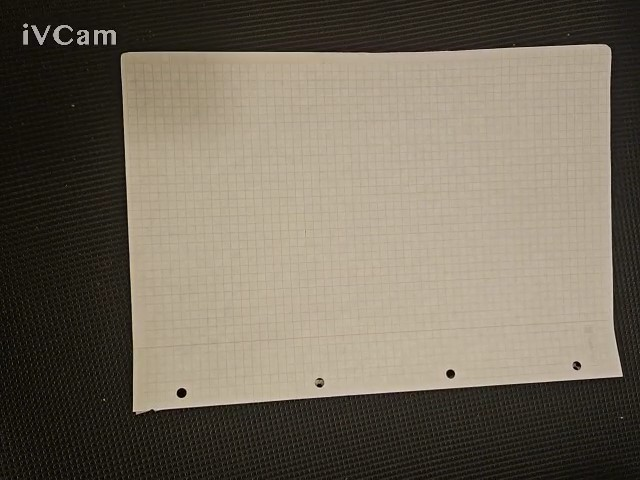
#> input picture assignment 4/20241128202352.jpg, 640 x 480 px, given in place of the camera
$ python rectification.py
#> lines starting #> are read from the running program, lines starting #| are printed output that depends on the picture; after the words box and inside, x2 and y2 are one past the last pixel; in counts of white or black regions, pixels touching at a corner belong together
### assignment 4/fps.py
import cv2

def calculate_fps(prev_frame_time, current_frame_time):
    frame_time = current_frame_time - prev_frame_time
    fps = 1 / frame_time
    print(f"fps: {fps:.3f} seconds")
    return fps


def write_to_frame(frame, fps):
     #print to frames window converted to string format
    cv2.putText(frame, 'FPS: ' + str(int(fps)), (300, 25), cv2.FONT_HERSHEY_SIMPLEX, 0.65, (0, 0, 255), 2, cv2.LINE_AA)

### assignment 4/canny.py
import numpy as np
import cv2

def canny_edge_detection(frame, threshold1, threshold2, apertureSize):
     edges = cv2.Canny(frame, threshold1, threshold2, apertureSize=apertureSize)
     return edges

### assignment 4/Hough.py
import cv2
import numpy as np

def get_Hough_lines(edges, rho, theta, threshold):
    lines = cv2.HoughLines(edges, rho, theta, threshold)
    return lines

#draw four most prominent hough lines
# [23 lines left out: function draw_hough_lines, not called in this run]

### assignment 4/intersections.py
import numpy as np

def compute_intersections(lines):
    intersections = []
    for i in range(len(lines)):
        for j in range(i + 1, len(lines)):
            rho1, theta1 = lines[i][0]
            rho2, theta2 = lines[j][0]
            A = np.array([[np.cos(theta1), np.sin(theta1)], [np.cos(theta2), np.sin(theta2)]])
            b = np.array([[rho1], [rho2]])
            if np.linalg.det(A) != 0:
                x, y = np.linalg.solve(A, b)
                intersections.append((int(x[0]), int(y[0])))
    return intersections

### assignment 4/rectification.py
import cv2
import numpy as np
import time

from fps import calculate_fps, write_to_frame
from canny import canny_edge_detection
from Hough import get_Hough_lines, draw_hough_lines
from intersections import compute_intersections

def rectify_image(frame, intersections, width_scale, height_scale):

    #compute rectification only if there are 4 intersections
    if len(intersections) >= 4:

        #sort the intersections ie corners
        intersections = sorted(intersections, key=lambda x: x[0] + x[1])
        top_left, top_right, bottom_right, bottom_left = intersections[:4]

        print("corners: ", top_left, top_right, bottom_right, bottom_left)

        #add the corner points to an array
        top_left = np.array(top_left)
        top_right = np.array(top_right)
        bottom_right = np.array(bottom_right)
        bottom_left = np.array(bottom_left)


        #specify the corners of the source image
        pts1 = np.float32([top_left, top_right, bottom_right, bottom_left])
        #print the corners of the source image

        width = max(np.linalg.norm(top_right - top_left), np.linalg.norm(bottom_right - bottom_left)) * width_scale
        height = max(np.linalg.norm(top_left - bottom_left), np.linalg.norm(top_right - bottom_right)) * height_scale

        #specify the corners of the destination image
        pts2 = np.float32([[0, 0], [width, 0], [width, height], [0, height]])

        #compute the transformation matrix
        matrix, _ = cv2.findHomography(pts1, pts2)


        #apply the transformation
        result = cv2.warpPerspective(frame, matrix, (int(width), int(height)))

        return result
    return frame

cap = cv2.VideoCapture(1)

prev_frame_time = 0
current_frame_time = 0

#precess every 2nd frame to prevent cpu crash
frame_count = 0
process_every_nth_frame = 3

while True:
    #read frames from video
    ret, frame = cap.read()
#> frame is the input picture: shape (480, 640, 3); mean B, G, R 91.6, 106.1, 114.7

    #compute fps
    current_frame_time = time.time()
    fps = calculate_fps(prev_frame_time, current_frame_time)
    prev_frame_time = current_frame_time
    write_to_frame(frame, fps)
#> in write_to_frame, `cv2.putText(frame, 'FPS: ' + str(int(fps)), (300, 25), cv2.FONT_HERSHE..`:
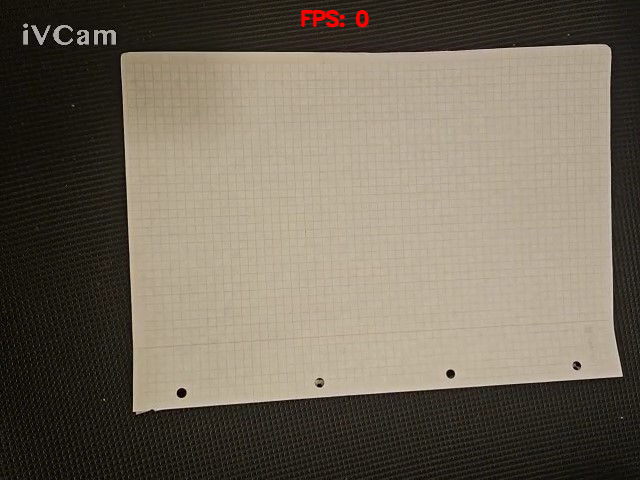
#> frame: shape (480, 640, 3); 0.26% of pixels changed, all inside (x1, y1, x2, y2) = (300, 9, 370, 28)

    #precess every 2nd frame to prevent cpu crashing
    if frame_count % process_every_nth_frame == 0:

        #work on binary images for edge detection and hough transform
        gray = cv2.cvtColor(frame, cv2.COLOR_BGR2GRAY)
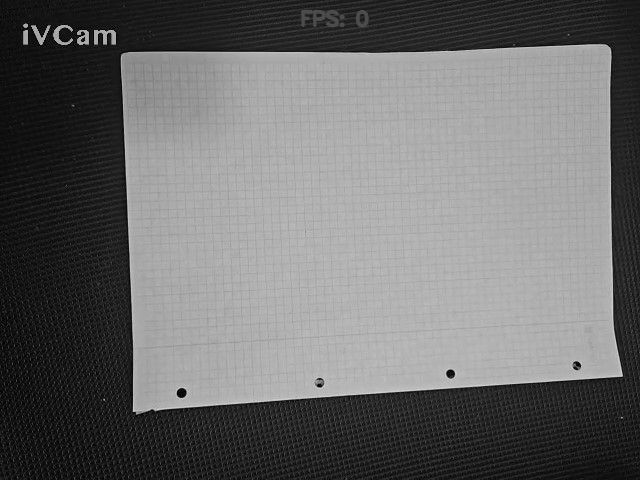
#> gray: shape (480, 640); min 1, max 218, mean 107.1

        #apply canny edge detection
        edges = canny_edge_detection(gray, 100, 200, apertureSize=3)
#> in canny_edge_detection, `edges = cv2.Canny(frame, threshold1, threshold2, apertureSize=aperture..`:
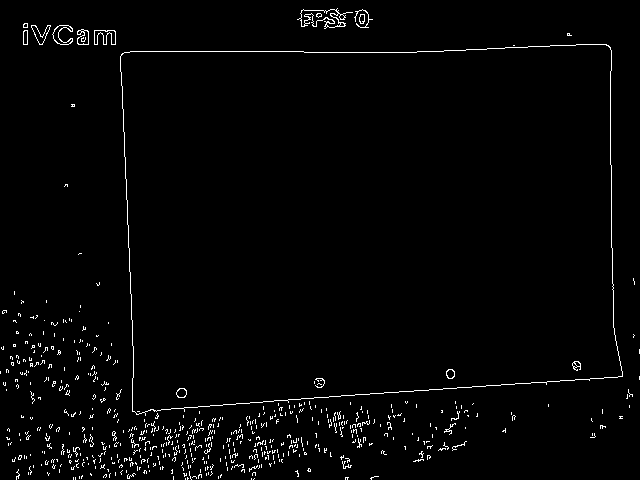
#> edges: shape (480, 640); 2% white in thin lines or dots

        #apply hough transform to get hough lines
        lines = get_Hough_lines(edges, 1, np.pi / 180, 130)
#> in get_Hough_lines, `lines = cv2.HoughLines(edges, rho, theta, threshold)`: lines = [[419, 1.5], [51, 1.57], [-120, 3.11], [-607, 3.12], [65, 1.54]]

        #extract and draw top 4 prominent hough lines
        if lines is not None:

            #sort the lines after prominence
            lines = sorted(lines, key=lambda x: abs(x[0][0]), reverse=True)
#> lines = [[[-607, 3.12]], [[419, 1.5]], [[-120, 3.11]], [[65, 1.54]], [[51, 1.57]]]

            #extract the top 4 most poriment lines
            most_4_lines = lines[:4]
#> most_4_lines = [[[-607, 3.12]], [[419, 1.5]], [[-120, 3.11]], [[65, 1.54]]]

            #draw the lines
            for line in most_4_lines:
                rho, theta = line[0]
                a = np.cos(theta)
                b = np.sin(theta)
                x0 = a * rho
                y0 = b * rho
                x1 = int(x0 + 1000 * (-b))
                y1 = int(y0 + 1000 * (a))
                x2 = int(x0 - 1000 * (-b))
                y2 = int(y0 - 1000 * (a))

                cv2.line(frame, (x1, y1), (x2, y2), (0, 0, 255), 2)
#> this loop made 4 passes
#> (rho, theta, a, b, x0, y0, x1, y1) on passes 1 to 4: (-607, 3.12, -1, 0.0175, 606.9, -10.59, 589, -1010), (419, 1.5, 0.0698, 0.998, 29.23, 418, -968, 487), (-120, 3.11, -0.999, 0.0349, 119.9, -4.19, 85, -1003), (65, 1.54, 0.0349, 0.999, 2.27, 64.96, -997, 99)
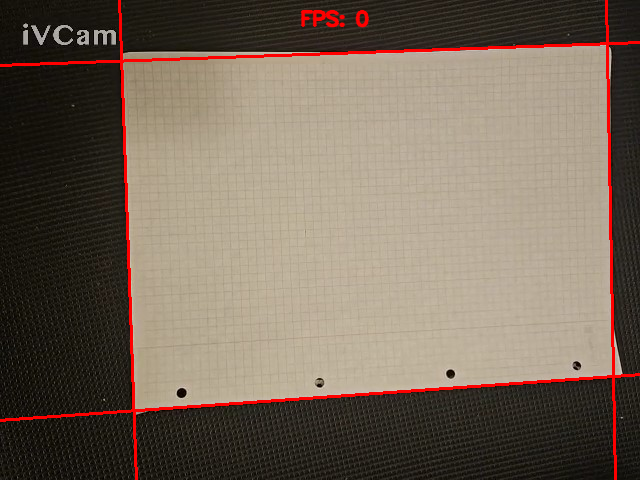
#> frame: shape (480, 640, 3); mean B, G, R 89.7, 103.9, 118.4

            #compute intersections
            intersections = compute_intersections(most_4_lines)
#> the loop in compute_intersections, `for i in range(len(lines)):` made 4 passes
#> after the loop in compute_intersections, `for i in range(len(lines)):`: intersections = [(613, 377), (1093, 27884), (607, 43), (134, 410), (10140, -289), (122, 60)]

            #rectify image
            rectified_image = rectify_image(frame.copy(), intersections, 0.5, 0.5)
#> in rectify_image, `intersections = sorted(intersections, key=lambda x: x[0] + x[1])`: intersections = [(122, 60), (134, 410), (607, 43), (613, 377), (10140, -289), (1093, 27884)]
#> in rectify_image, `top_left, top_right, bottom_right, bottom_left = intersections[:4]`: top_left = (122, 60); top_right = (134, 410); bottom_right = (607, 43); bottom_left = (613, 377)
#| corners:  (122, 60) (134, 410) (607, 43) (613, 377)
#> in rectify_image, `top_left = np.array(top_left)`: top_left = [122, 60]
#> in rectify_image, `top_right = np.array(top_right)`: top_right = [134, 410]
#> in rectify_image, `bottom_right = np.array(bottom_right)`: bottom_right = [607, 43]
#> in rectify_image, `bottom_left = np.array(bottom_left)`: bottom_left = [613, 377]
#> in rectify_image, `pts1 = np.float32([top_left, top_right, bottom_right, bottom_left])`: pts1 = [[122, 60], [134, 410], [607, 43], [613, 377]]
#> in rectify_image, `width = max(np.linalg.norm(top_right - top_left), np.linalg.norm(botto..`: width = 175.1
#> in rectify_image, `height = max(np.linalg.norm(top_left - bottom_left), np.linalg.norm(to..`: height = 299.3
#> in rectify_image, `pts2 = np.float32([[0, 0], [width, 0], [width, height], [0, height]])`: pts2 = [[0, 0], [175.1, 0], [175.1, 299.3], [0, 299.3]]
#> in rectify_image, `matrix, _ = cv2.findHomography(pts1, pts2)`: matrix = [[-0.22, 0.341, 6.39], [-0.396, 0.0136, 47.47], [-0.00271, 7.03e-05, 1]]
#> in rectify_image, `result = cv2.warpPerspective(frame, matrix, (int(width), int(height)))`:
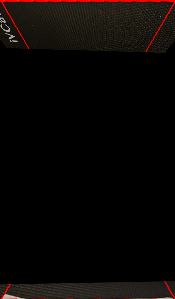
#> result: shape (299, 175, 3); mean of channels 0, 1, 2 4.9, 6.3, 9.5; drawn as B, G, R

            #display rectified image
            cv2.imshow('Rectified Image', rectified_image)

        cv2.imshow('Edges', edges)
    cv2.imshow('Edges and Lines', frame)

    #increment frame count
    frame_count += 1

    if cv2.waitKey(1) & 0xFF == ord('q'):
#> (key q is pressed here)
        break

cap.release()
cv2.destroyAllWindows()

$ run again, on assignment 4/20241128202406.jpg
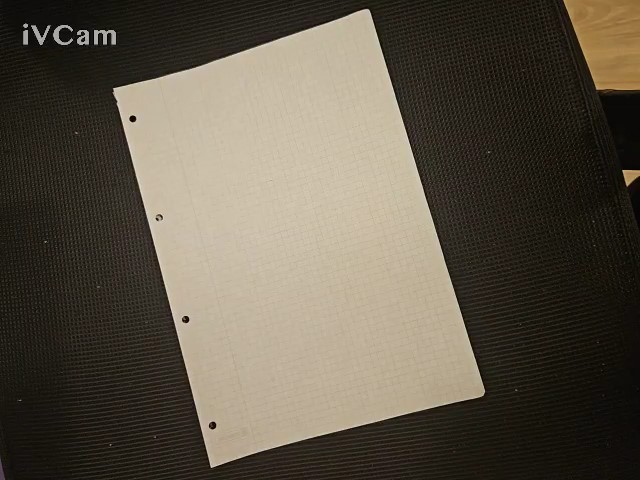
#> input picture assignment 4/20241128202406.jpg, 640 x 480 px, given in place of the camera
#> frame is the input picture: shape (480, 640, 3); mean B, G, R 72, 85.7, 93.6
#> in canny_edge_detection, `edges = cv2.Canny(frame, threshold1, threshold2, apertureSize=aperture..`:
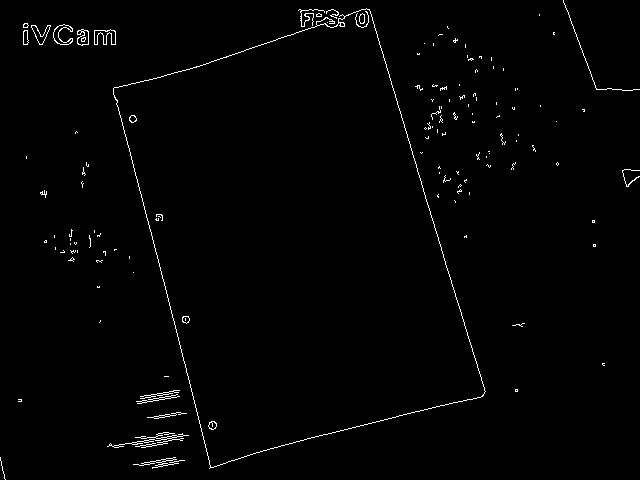
#> edges: shape (480, 640); 1.2% white in thin lines or dots
#> in get_Hough_lines, `lines = cv2.HoughLines(edges, rho, theta, threshold)`: lines = [[-349, 2.84], [-91, 2.9], [500, 1.33], [127, 1.24], [-85, 2.88]]
#> `lines = sorted(lines, key=lambda x: abs(x[0][0]), reverse=True)`: lines = [[[500, 1.33]], [[-349, 2.84]], [[127, 1.24]], [[-91, 2.9]], [[-85, 2.88]]]
#> most_4_lines = [[[500, 1.33]], [[-349, 2.84]], [[127, 1.24]], [[-91, 2.9]]]
#> the loop `for line in most_4_lines:` made 4 passes
#> (rho, theta, a, b, x0, y0, x1, y1) on passes 1 to 4: (500, 1.33, 0.242, 0.97, 121, 485.1, -849, 727), (-349, 2.84, -0.956, 0.292, 333.8, -102, 41, -1058), (127, 1.24, 0.326, 0.946, 41.35, 120.1, -904, 445), (-91, 2.9, -0.97, 0.242, 88.3, -22.01, -153, -992)
#> the loop in compute_intersections, `for i in range(len(lines)):` made 4 passes
#> after the loop in compute_intersections, `for i in range(len(lines)):`: intersections = [(485, 394), (-4010, 1515), (209, 463), (367, 7), (-1104, -4807), (117, 93)]
#> in rectify_image, `intersections = sorted(intersections, key=lambda x: x[0] + x[1])`: intersections = [(-1104, -4807), (-4010, 1515), (117, 93), (367, 7), (209, 463), (485, 394)]
#> in rectify_image, `top_left, top_right, bottom_right, bottom_left = intersections[:4]`: top_left = (-1104, -4807); top_right = (-4010, 1515); bottom_right = (117, 93); bottom_left = (367, 7)
#| corners:  (-1104, -4807) (-4010, 1515) (117, 93) (367, 7)
#> in rectify_image, `top_left = np.array(top_left)`: top_left = [-1104, -4807]
#> in rectify_image, `top_right = np.array(top_right)`: top_right = [-4010, 1515]
#> in rectify_image, `bottom_right = np.array(bottom_right)`: bottom_right = [117, 93]
#> in rectify_image, `bottom_left = np.array(bottom_left)`: bottom_left = [367, 7]
#> pts1 = [[-1104, -4807], [-4010, 1515], [117, 93], [367, 7]]
#> width = 3479
#> height = 2516.9
#> pts2 = [[0, 0], [3479, 0], [3479, 2516.9], [0, 2516.9]]
#> matrix = [[0.0125, -0.00382, -4.56], [-0.000719, -0.00033, -2.38], [-0.00258, -0.00751, 1]]
#> in rectify_image, `result = cv2.warpPerspective(frame, matrix, (int(width), int(height)))`:
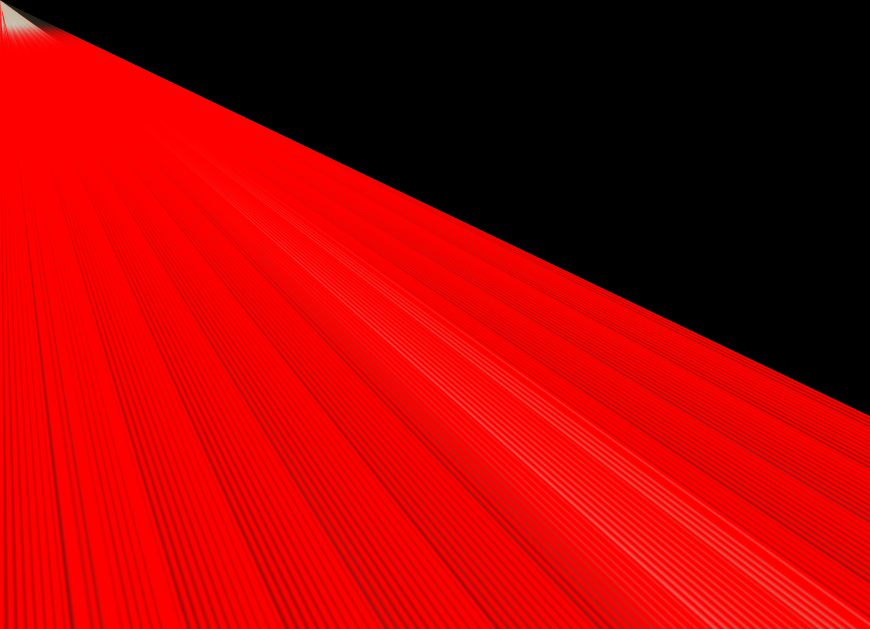
#> result: shape (2516, 3478, 3) (shown at 1/4 size); mean of channels 0, 1, 2 2.8, 3.4, 161.4; drawn as B, G, R

$ run again, on assignment 4/20241128204535.jpg
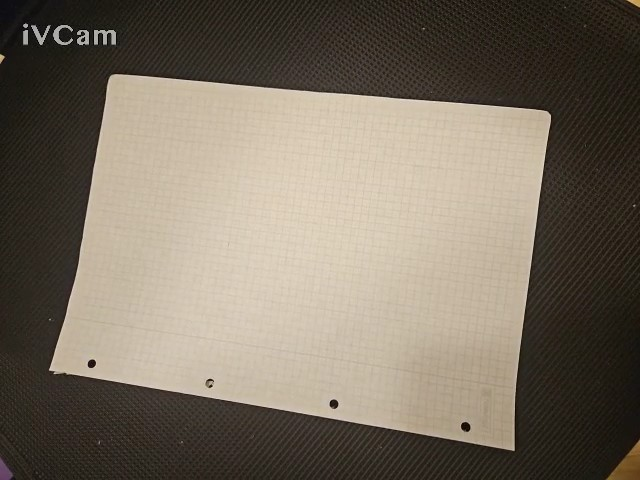
#> input picture assignment 4/20241128204535.jpg, 640 x 480 px, given in place of the camera
#> frame is the input picture: shape (480, 640, 3); mean B, G, R 96.5, 110.4, 120.3
#> in canny_edge_detection, `edges = cv2.Canny(frame, threshold1, threshold2, apertureSize=aperture..`:
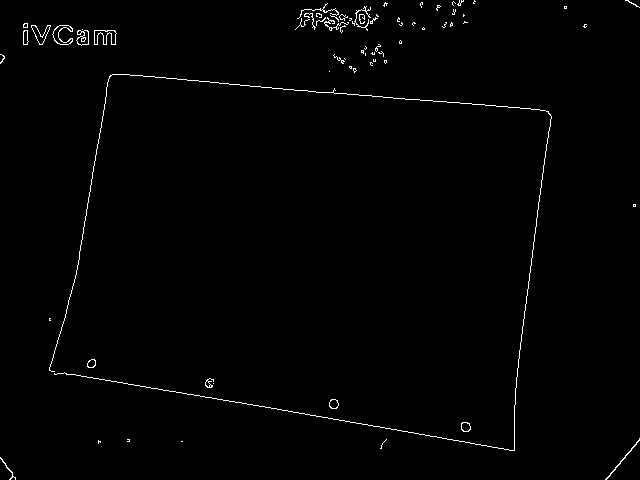
#> edges: shape (480, 640); 0.98% white in thin lines or dots
#> in get_Hough_lines, `lines = cv2.HoughLines(edges, rho, theta, threshold)`: lines = [[63, 1.66], [354, 1.75], [559, 0.122], [121, 0.175]]
#> `lines = sorted(lines, key=lambda x: abs(x[0][0]), reverse=True)`: lines = [[[559, 0.122]], [[354, 1.75]], [[121, 0.175]], [[63, 1.66]]]
#> most_4_lines has the same summary as lines
#> the loop `for line in most_4_lines:` made 4 passes
#> (rho, theta, a, b, x0, y0, x1, y1) on passes 1 to 4: (559, 0.122, 0.993, 0.122, 554.8, 68.12, 432, 1060), (354, 1.75, -0.174, 0.985, -61.47, 348.6, -1046, 174), (121, 0.175, 0.985, 0.174, 119.2, 21.01, -54, 1005), (63, 1.66, -0.0872, 0.996, -5.49, 62.76, -1001, -24)
#> the loop in compute_intersections, `for i in range(len(lines)):` made 4 passes
#> after the loop in compute_intersections, `for i in range(len(lines)):`: intersections = [(508, 449), (1572, -8223), (549, 111), (57, 369), (-3334, -228), (110, 72)]
#> in rectify_image, `intersections = sorted(intersections, key=lambda x: x[0] + x[1])`: intersections = [(1572, -8223), (-3334, -228), (110, 72), (57, 369), (549, 111), (508, 449)]
#> in rectify_image, `top_left, top_right, bottom_right, bottom_left = intersections[:4]`: top_left = (1572, -8223); top_right = (-3334, -228); bottom_right = (110, 72); bottom_left = (57, 369)
#| corners:  (1572, -8223) (-3334, -228) (110, 72) (57, 369)
#> in rectify_image, `top_left = np.array(top_left)`: top_left = [1572, -8223]
#> in rectify_image, `top_right = np.array(top_right)`: top_right = [-3334, -228]
#> in rectify_image, `bottom_right = np.array(bottom_right)`: bottom_right = [110, 72]
#> in rectify_image, `bottom_left = np.array(bottom_left)`: bottom_left = [57, 369]
#> pts1 = [[1572, -8223], [-3334, -228], [110, 72], [57, 369]]
#> width = 4690.1
#> height = 4362.3
#> pts2 = [[0, 0], [4690.1, 0], [4690.1, 4362.3], [0, 4362.3]]
#> matrix = [[-38.38, -6.77, 4684.9], [-0.00621, -0.00381, -21.57], [-0.00818, -0.00146, 1]]
#> in rectify_image, `result = cv2.warpPerspective(frame, matrix, (int(width), int(height)))`:
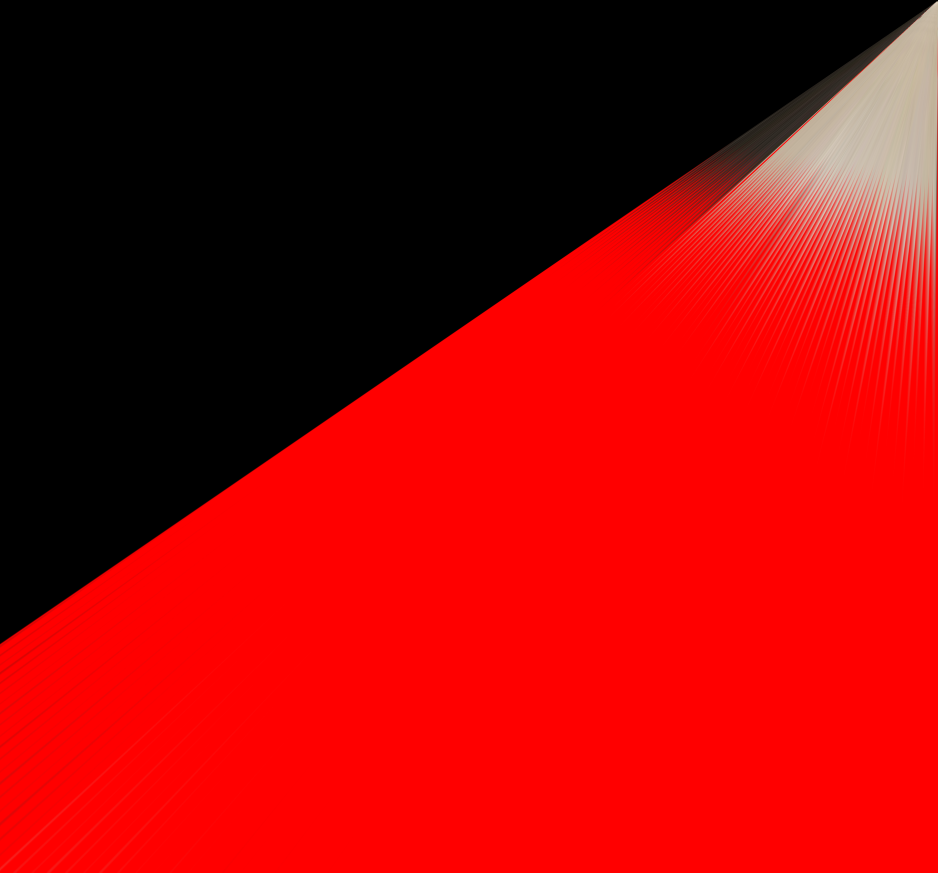
#> result: shape (4362, 4690, 3) (shown at 1/5 size); mean of channels 0, 1, 2 6.6, 7.3, 156.8; drawn as B, G, R
